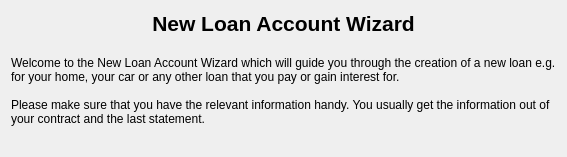
<?xml version="1.0" encoding="UTF-8"?>
<ui version="4.0">
 <class>NewIntroWizardPage</class>
 <widget class="QWizardPage" name="NewIntroWizardPage">
  <attribute name="title">
   <string/>
  </attribute>
  <layout class="QVBoxLayout">
   <item>
    <layout class="QHBoxLayout">
     <property name="margin">
      <number>0</number>
     </property>
     <property name="spacing">
      <number>6</number>
     </property>
     <item>
      <spacer name="Spacer2">
       <property name="sizeHint">
        <size>
         <width>98</width>
         <height>0</height>
        </size>
       </property>
       <property name="sizeType">
        <enum>QSizePolicy::Expanding</enum>
       </property>
       <property name="orientation">
        <enum>Qt::Horizontal</enum>
       </property>
      </spacer>
     </item>
     <item>
      <widget class="QLabel" name="TextLabel1_1">
       <property name="font">
        <font>
         <family>Helvetica</family>
         <pointsize>16</pointsize>
         <bold>true</bold>
        </font>
       </property>
       <property name="text">
        <string>New Loan Account Wizard</string>
       </property>
       <property name="alignment">
        <set>Qt::AlignTop|Qt::AlignHCenter</set>
       </property>
       <property name="wordWrap">
        <bool>false</bool>
       </property>
      </widget>
     </item>
     <item>
      <spacer name="Spacer3">
       <property name="sizeHint">
        <size>
         <width>119</width>
         <height>0</height>
        </size>
       </property>
       <property name="sizeType">
        <enum>QSizePolicy::Expanding</enum>
       </property>
       <property name="orientation">
        <enum>Qt::Horizontal</enum>
       </property>
      </spacer>
     </item>
    </layout>
   </item>
   <item>
    <widget class="QLabel" name="TextLabel1_2">
     <property name="text">
      <string>
Welcome to the New Loan Account Wizard which will guide you through the creation of a new loan e.g. for your home, your car or any other loan that you pay or gain interest for.

Please make sure that you have the relevant information handy. You usually get the information out of your contract and the last statement.</string>
     </property>
     <property name="alignment">
      <set>Qt::AlignTop</set>
     </property>
     <property name="wordWrap">
      <bool>true</bool>
     </property>
    </widget>
   </item>
   <item>
    <spacer name="Spacer4">
     <property name="sizeHint">
      <size>
       <width>20</width>
       <height>20</height>
      </size>
     </property>
     <property name="sizeType">
      <enum>QSizePolicy::Expanding</enum>
     </property>
     <property name="orientation">
      <enum>Qt::Vertical</enum>
     </property>
    </spacer>
   </item>
  </layout>
 </widget>
 <resources/>
 <connections/>
 <customwidgets>
 </customwidgets>
 <tabstops>
 </tabstops>
</ui>
